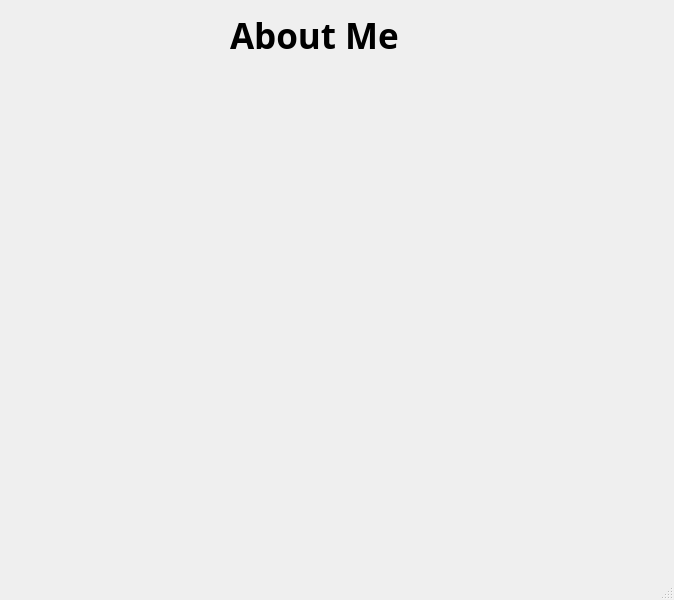
<?xml version="1.0" encoding="UTF-8"?>
<ui version="4.0">
 <class>InfoWindow</class>
 <widget class="QMainWindow" name="InfoWindow">
  <property name="geometry">
   <rect>
    <x>0</x>
    <y>0</y>
    <width>674</width>
    <height>600</height>
   </rect>
  </property>
  <property name="font">
   <font>
    <bold>true</bold>
   </font>
  </property>
  <property name="windowTitle">
   <string>MainWindow</string>
  </property>
  <widget class="QWidget" name="centralwidget">
   <widget class="QLabel" name="label">
    <property name="geometry">
     <rect>
      <x>230</x>
      <y>10</y>
      <width>181</width>
      <height>51</height>
     </rect>
    </property>
    <property name="font">
     <font>
      <family>HP Simplified Jpan</family>
      <pointsize>26</pointsize>
      <bold>true</bold>
     </font>
    </property>
    <property name="text">
     <string>About Me</string>
    </property>
   </widget>
  </widget>
  <widget class="QMenuBar" name="menubar">
   <property name="geometry">
    <rect>
     <x>0</x>
     <y>0</y>
     <width>674</width>
     <height>25</height>
    </rect>
   </property>
  </widget>
  <widget class="QStatusBar" name="statusbar"/>
 </widget>
 <resources/>
 <connections/>
</ui>
